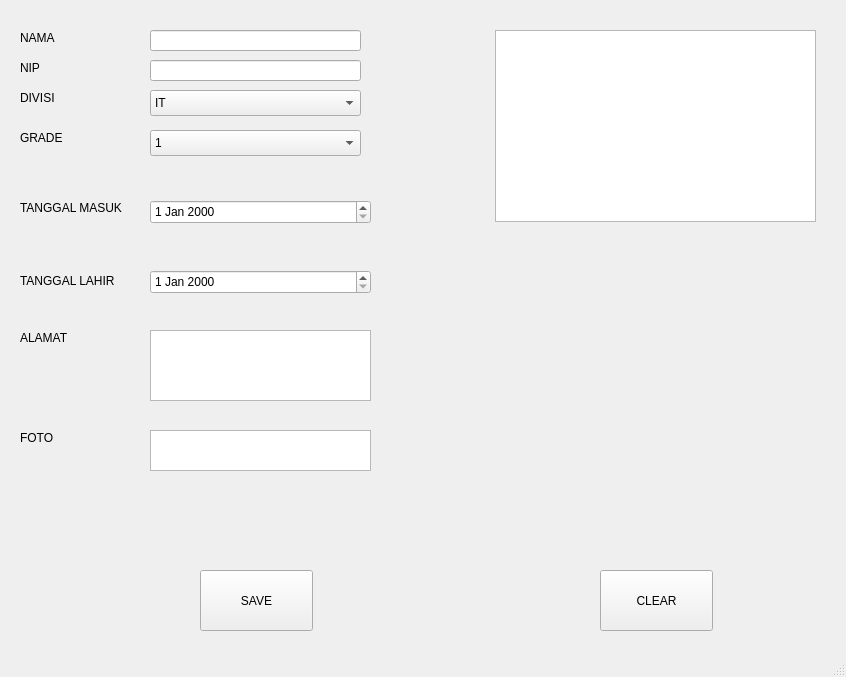
<?xml version="1.0" encoding="UTF-8"?>
<ui version="4.0">
 <class>forminput</class>
 <widget class="QMainWindow" name="forminput">
  <property name="geometry">
   <rect>
    <x>0</x>
    <y>0</y>
    <width>846</width>
    <height>677</height>
   </rect>
  </property>
  <property name="windowTitle">
   <string>MainWindow</string>
  </property>
  <widget class="QWidget" name="centralwidget">
   <widget class="QLabel" name="label">
    <property name="geometry">
     <rect>
      <x>20</x>
      <y>30</y>
      <width>41</width>
      <height>16</height>
     </rect>
    </property>
    <property name="text">
     <string>NAMA</string>
    </property>
   </widget>
   <widget class="QLabel" name="label_2">
    <property name="geometry">
     <rect>
      <x>20</x>
      <y>60</y>
      <width>60</width>
      <height>16</height>
     </rect>
    </property>
    <property name="text">
     <string>NIP</string>
    </property>
   </widget>
   <widget class="QLabel" name="label_3">
    <property name="geometry">
     <rect>
      <x>20</x>
      <y>90</y>
      <width>60</width>
      <height>16</height>
     </rect>
    </property>
    <property name="text">
     <string>DIVISI</string>
    </property>
   </widget>
   <widget class="QLabel" name="label_4">
    <property name="geometry">
     <rect>
      <x>20</x>
      <y>130</y>
      <width>60</width>
      <height>16</height>
     </rect>
    </property>
    <property name="text">
     <string>GRADE</string>
    </property>
   </widget>
   <widget class="QLineEdit" name="lineEditnama">
    <property name="geometry">
     <rect>
      <x>150</x>
      <y>30</y>
      <width>211</width>
      <height>21</height>
     </rect>
    </property>
   </widget>
   <widget class="QComboBox" name="comboBoxdivisi">
    <property name="geometry">
     <rect>
      <x>150</x>
      <y>90</y>
      <width>211</width>
      <height>26</height>
     </rect>
    </property>
    <item>
     <property name="text">
      <string>IT</string>
     </property>
    </item>
    <item>
     <property name="text">
      <string>TEKNIK</string>
     </property>
    </item>
    <item>
     <property name="text">
      <string>KEUANGAN</string>
     </property>
    </item>
    <item>
     <property name="text">
      <string>UMUM</string>
     </property>
    </item>
    <item>
     <property name="text">
      <string>OPERASI</string>
     </property>
    </item>
   </widget>
   <widget class="QLineEdit" name="lineEditnip">
    <property name="geometry">
     <rect>
      <x>150</x>
      <y>60</y>
      <width>211</width>
      <height>21</height>
     </rect>
    </property>
   </widget>
   <widget class="QComboBox" name="comboBoxgrade">
    <property name="geometry">
     <rect>
      <x>150</x>
      <y>130</y>
      <width>211</width>
      <height>26</height>
     </rect>
    </property>
    <item>
     <property name="text">
      <string>1</string>
     </property>
    </item>
    <item>
     <property name="text">
      <string>2</string>
     </property>
    </item>
    <item>
     <property name="text">
      <string>3</string>
     </property>
    </item>
    <item>
     <property name="text">
      <string>4</string>
     </property>
    </item>
    <item>
     <property name="text">
      <string>5</string>
     </property>
    </item>
    <item>
     <property name="text">
      <string>6</string>
     </property>
    </item>
    <item>
     <property name="text">
      <string>7</string>
     </property>
    </item>
    <item>
     <property name="text">
      <string>8</string>
     </property>
    </item>
    <item>
     <property name="text">
      <string>9</string>
     </property>
    </item>
    <item>
     <property name="text">
      <string>10</string>
     </property>
    </item>
    <item>
     <property name="text">
      <string>11</string>
     </property>
    </item>
    <item>
     <property name="text">
      <string>12</string>
     </property>
    </item>
    <item>
     <property name="text">
      <string>13</string>
     </property>
    </item>
    <item>
     <property name="text">
      <string>14</string>
     </property>
    </item>
    <item>
     <property name="text">
      <string>15</string>
     </property>
    </item>
    <item>
     <property name="text">
      <string>16</string>
     </property>
    </item>
    <item>
     <property name="text">
      <string>17</string>
     </property>
    </item>
    <item>
     <property name="text">
      <string>18</string>
     </property>
    </item>
    <item>
     <property name="text">
      <string>19</string>
     </property>
    </item>
    <item>
     <property name="text">
      <string>20</string>
     </property>
    </item>
   </widget>
   <widget class="QLabel" name="label_5">
    <property name="geometry">
     <rect>
      <x>20</x>
      <y>200</y>
      <width>121</width>
      <height>16</height>
     </rect>
    </property>
    <property name="text">
     <string>TANGGAL MASUK</string>
    </property>
   </widget>
   <widget class="QLabel" name="label_6">
    <property name="geometry">
     <rect>
      <x>20</x>
      <y>430</y>
      <width>71</width>
      <height>16</height>
     </rect>
    </property>
    <property name="text">
     <string>FOTO</string>
    </property>
   </widget>
   <widget class="QLabel" name="label_7">
    <property name="geometry">
     <rect>
      <x>20</x>
      <y>330</y>
      <width>60</width>
      <height>16</height>
     </rect>
    </property>
    <property name="text">
     <string>ALAMAT</string>
    </property>
   </widget>
   <widget class="QTextEdit" name="textEditalamat">
    <property name="geometry">
     <rect>
      <x>150</x>
      <y>330</y>
      <width>221</width>
      <height>71</height>
     </rect>
    </property>
   </widget>
   <widget class="QLabel" name="label_8">
    <property name="geometry">
     <rect>
      <x>20</x>
      <y>270</y>
      <width>111</width>
      <height>21</height>
     </rect>
    </property>
    <property name="text">
     <string>TANGGAL LAHIR</string>
    </property>
   </widget>
   <widget class="QPushButton" name="pushButton">
    <property name="geometry">
     <rect>
      <x>200</x>
      <y>570</y>
      <width>113</width>
      <height>61</height>
     </rect>
    </property>
    <property name="text">
     <string>SAVE</string>
    </property>
   </widget>
   <widget class="QPushButton" name="pushButton_3">
    <property name="geometry">
     <rect>
      <x>600</x>
      <y>570</y>
      <width>113</width>
      <height>61</height>
     </rect>
    </property>
    <property name="text">
     <string>CLEAR</string>
    </property>
   </widget>
   <widget class="QDateEdit" name="dateEditmasuk">
    <property name="geometry">
     <rect>
      <x>150</x>
      <y>200</y>
      <width>221</width>
      <height>24</height>
     </rect>
    </property>
   </widget>
   <widget class="QDateEdit" name="dateEditlahir">
    <property name="geometry">
     <rect>
      <x>150</x>
      <y>270</y>
      <width>221</width>
      <height>24</height>
     </rect>
    </property>
   </widget>
   <widget class="QGraphicsView" name="graphicsView">
    <property name="geometry">
     <rect>
      <x>495</x>
      <y>30</y>
      <width>321</width>
      <height>192</height>
     </rect>
    </property>
   </widget>
   <widget class="QTextEdit" name="textEditfoto">
    <property name="geometry">
     <rect>
      <x>150</x>
      <y>430</y>
      <width>221</width>
      <height>41</height>
     </rect>
    </property>
   </widget>
  </widget>
  <widget class="QStatusBar" name="statusbar"/>
 </widget>
 <resources/>
 <connections/>
</ui>
